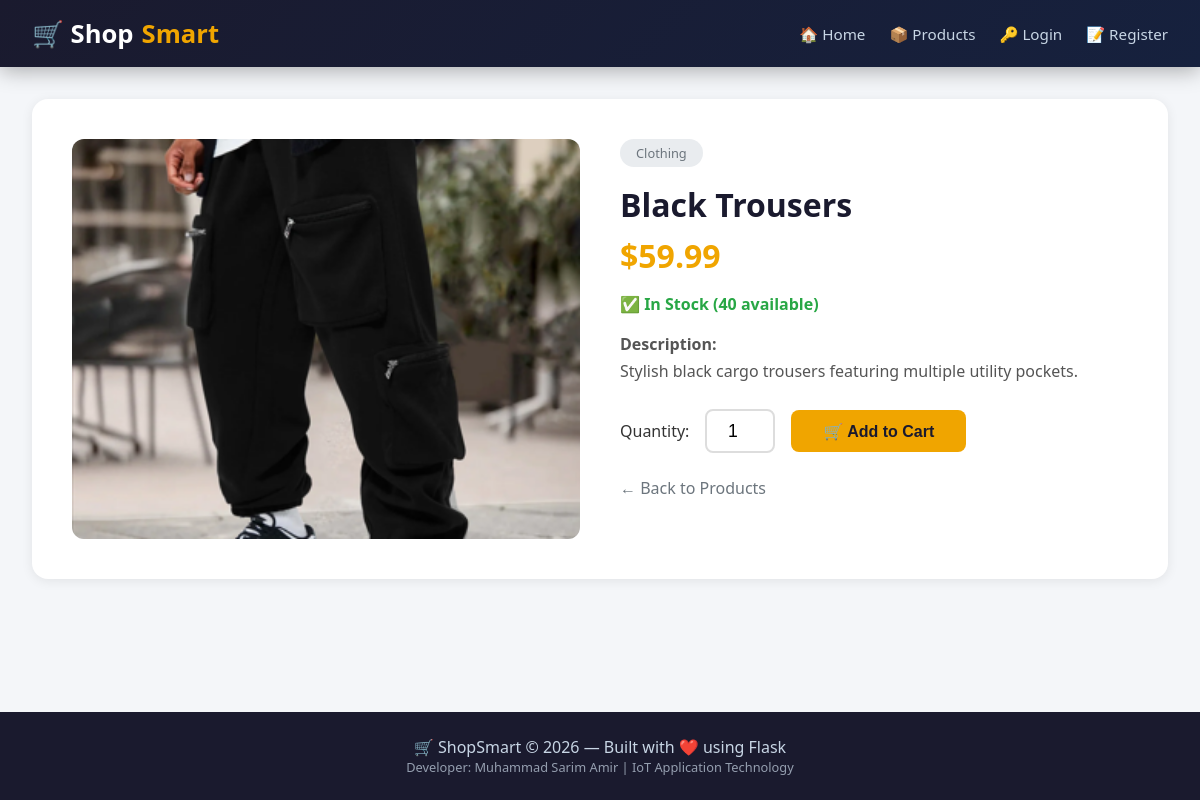
The app's page /product/4 with its own data.
### app.py (models this page shows)
class Product(db.Model):
    id = db.Column(db.Integer, primary_key=True)
    name = db.Column(db.String(100), nullable=False)
    description = db.Column(db.Text, nullable=True)
    price = db.Column(db.Float, nullable=False)
    stock_quantity = db.Column(db.Integer, default=0)
    image_filename = db.Column(db.String(200), nullable=True)
    category = db.Column(db.String(50), nullable=True)
    created_at = db.Column(db.DateTime, default=datetime.utcnow)

### app.py (the view)
@app.route('/product/<int:id>')
def product_detail(id):
    product = Product.query.get_or_404(id)
    cart_count = get_cart_count(session.get('user_id')) if session.get('user_id') else 0
    return render_template('product_detail.html', product=product, cart_count=cart_count)

### templates/product_detail.html (shortened to what this page needs)
{% extends 'base.html' %}
{% block content %}
<div class="product-detail">
    <img src="{{ url_for('static', filename='images/' + product.image_filename) if product.image_filename else 'https://via.placeholder.com/500x350/4e73df/ffffff?text=Product' }}"
         alt="{{ product.name }}">
    <div class="info">
        <span class="category">{{ product.category or 'Uncategorized' }}</span>
        <h2>{{ product.name }}</h2>
        <div class="price">${{ "%.2f"|format(product.price) }}</div>
        <div class="stock">
            {% if product.stock_quantity > 0 %}
                <span class="in-stock">✅ In Stock ({{ product.stock_quantity }} available)</span>
            {% else %}
                <span class="out-of-stock">❌ Out of Stock</span>
            {% endif %}
        </div>
        <div class="description">
            <strong>Description:</strong>
            <p>{{ product.description or 'No description available.' }}</p>
        </div>
        {% if product.stock_quantity > 0 %}
            <form method="POST" action="{{ url_for('add_to_cart', product_id=product.id) }}" class="add-form">
                <label for="qty">Quantity:</label>
                <input type="number" name="quantity" id="qty" value="1" min="1" max="{{ product.stock_quantity }}">
                <button type="submit">🛒 Add to Cart</button>
            </form>
        {% else %}
            <p style="color:#dc3545; font-weight:600;">Sorry, this product is currently out of stock.</p>
        {% endif %}
        <a href="{{ url_for('products') }}" class="back-link">← Back to Products</a>
    </div>
</div>
{% endblock %}

### templates/base.html (style rules this page uses)
* { margin: 0; padding: 0; box-sizing: border-box; }
body { font-family: 'Segoe UI', Tahoma, Geneva, Verdana, sans-serif; background: #f4f6f9; color: #333; min-height: 100vh; display: flex; flex-direction: column; }

### templates/product_detail.html (style rules this page uses)
.product-detail { display: grid; grid-template-columns: 1fr 1fr; gap: 2.5rem; background: white; border-radius: 16px; padding: 2.5rem; box-shadow: 0 2px 12px rgba(0,0,0,0.08); }
.product-detail img { width: 100%; height: 400px; object-fit: cover; border-radius: 12px; background: #f4f6f9; }
.product-detail .info h2 { font-size: 2rem; color: #1a1a2e; margin-bottom: 0.5rem; }
.product-detail .info .price { font-size: 2rem; font-weight: 700; color: #f0a500; margin-bottom: 1rem; }
.product-detail .info .category { display: inline-block; background: #e9ecef; padding: 0.3rem 1rem; border-radius: 20px; font-size: 0.8rem; color: #6c757d; margin-bottom: 1rem; }
.product-detail .info .description { color: #555; line-height: 1.7; margin-bottom: 1.5rem; }
.product-detail .info .stock { font-weight: 600; margin-bottom: 1rem; }
.product-detail .info .in-stock { color: #28a745; }
.product-detail .info .add-form { display: flex; align-items: center; gap: 1rem; flex-wrap: wrap; }
.product-detail .info .add-form input { width: 70px; padding: 0.6rem; border: 2px solid #ddd; border-radius: 8px; text-align: center; font-size: 1.1rem; }
.product-detail .info .add-form button { padding: 0.7rem 2rem; background: #f0a500; color: #1a1a2e; border: none; border-radius: 8px; font-weight: 600; font-size: 1rem; cursor: pointer; transition: background 0.3s ease; }
.product-detail .info .back-link { display: inline-block; margin-top: 1.5rem; color: #6c757d; text-decoration: none; }

### records on screen
Product: image_filename (picture), category "Clothing", name "Black Trousers", price "59.99", stock_quantity "40", description "Stylish black cargo trousers featuring multiple utility pockets."
